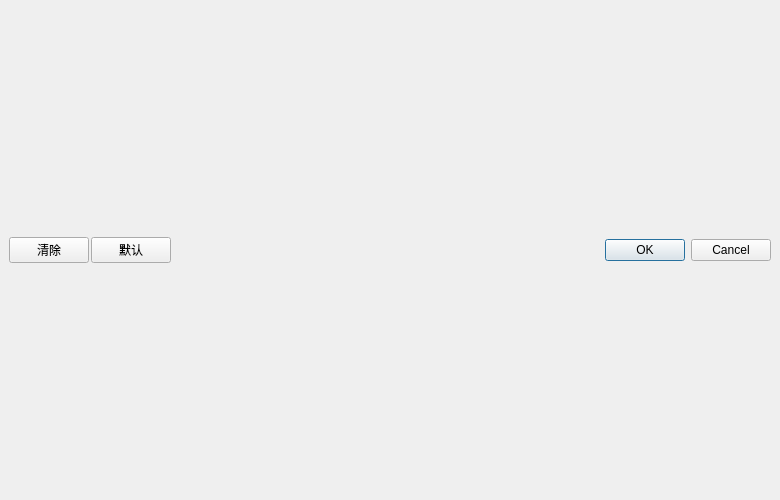
<?xml version="1.0" encoding="UTF-8"?>
<ui version="4.0">
 <class>ConfigureDebugController</class>
 <widget class="QDialog" name="ConfigureDebugController">
  <property name="geometry">
   <rect>
    <x>0</x>
    <y>0</y>
    <width>780</width>
    <height>500</height>
   </rect>
  </property>
  <property name="windowTitle">
   <string>设置调试控制器</string>
  </property>
  <layout class="QVBoxLayout" name="verticalLayout">
   <property name="spacing">
    <number>2</number>
   </property>
   <property name="leftMargin">
    <number>9</number>
   </property>
   <property name="topMargin">
    <number>9</number>
   </property>
   <property name="rightMargin">
    <number>9</number>
   </property>
   <property name="bottomMargin">
    <number>9</number>
   </property>
   <item>
    <layout class="QHBoxLayout" name="controllerLayout"/>
   </item>
   <item>
    <layout class="QHBoxLayout" name="horizontalLayout">
     <item>
      <widget class="QPushButton" name="clear_all_button">
       <property name="text">
        <string>清除</string>
       </property>
      </widget>
     </item>
     <item>
      <widget class="QPushButton" name="restore_defaults_button">
       <property name="text">
        <string>默认</string>
       </property>
      </widget>
     </item>
     <item>
      <widget class="QDialogButtonBox" name="buttonBox">
       <property name="standardButtons">
        <set>QDialogButtonBox::Cancel|QDialogButtonBox::Ok</set>
       </property>
      </widget>
     </item>
    </layout>
   </item>
  </layout>
 </widget>
 <resources/>
 <connections>
  <connection>
   <sender>buttonBox</sender>
   <signal>accepted()</signal>
   <receiver>ConfigureDebugController</receiver>
   <slot>accept()</slot>
   <hints>
    <hint type="sourcelabel">
     <x>140</x>
     <y>318</y>
    </hint>
    <hint type="destinationlabel">
     <x>140</x>
     <y>169</y>
    </hint>
   </hints>
  </connection>
  <connection>
   <sender>buttonBox</sender>
   <signal>rejected()</signal>
   <receiver>ConfigureDebugController</receiver>
   <slot>reject()</slot>
   <hints>
    <hint type="sourcelabel">
     <x>140</x>
     <y>318</y>
    </hint>
    <hint type="destinationlabel">
     <x>140</x>
     <y>169</y>
    </hint>
   </hints>
  </connection>
 </connections>
</ui>
